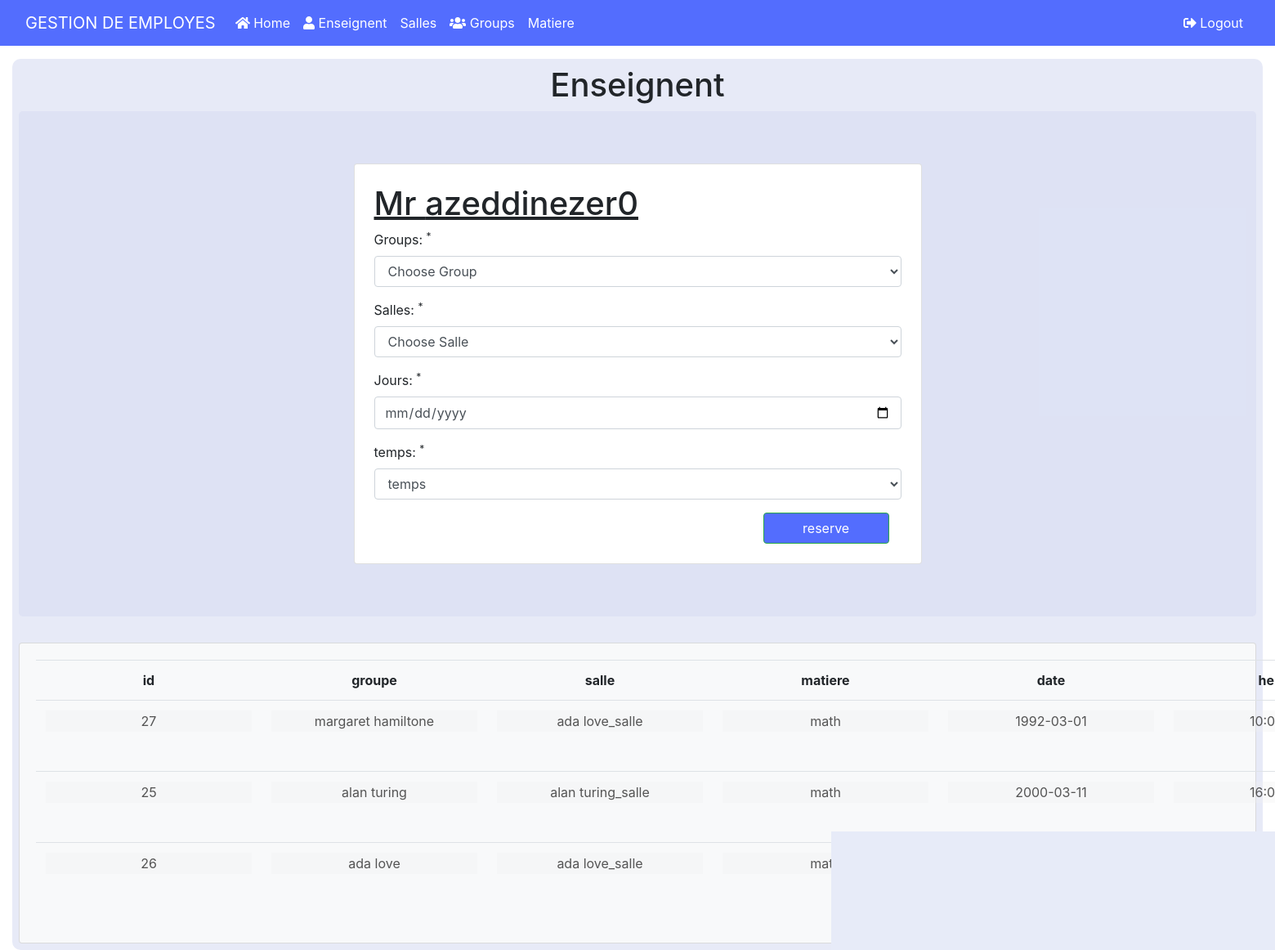
The page /Enseignents/Enseignent (signed in) on the database its author committed.
### tables this page shows
CREATE TABLE `users` (
  `id` int(11) NOT NULL,
  `name` varchar(50) NOT NULL,
  `email` varchar(255) NOT NULL,
  `password` varchar(100) NOT NULL,
  `role` int(11) NOT NULL,
  `id_matiere` int(11) NOT NULL
);

CREATE TABLE `suivi` (
  `id` int(11) NOT NULL,
  `date` date NOT NULL,
  `heure` time NOT NULL,
  `id_salle` int(11) NOT NULL,
  `id_groupe` int(11) NOT NULL,
  `id_user` int(11) NOT NULL,
  `id_matiere` int(11) NOT NULL
);

CREATE TABLE `groupe` (
  `id` int(11) NOT NULL,
  `groupe` text NOT NULL,
  `effectif` int(11) NOT NULL
);

CREATE TABLE `salle` (
  `id` int(11) NOT NULL,
  `salle` text NOT NULL,
  `capacite` int(11) NOT NULL
);

CREATE TABLE `matiere` (
  `id` int(11) NOT NULL,
  `matiere` text NOT NULL
);

### app/controllers/Enseignents.php (called while the page is built, shortened)
<?php
class Enseignents extends Controller
{
    public function __construct()
    {
        $this->ens = $this->model("Enseignent");
    }
    public function Enseignent()
    {
        $this->view("ens/Enseignent", $this->getGroups());
    }
    public function getGroups()
    {
        return $this->ens->getGroups();
    }
    public function UserName()
    {
        return $this->ens->userName($_SESSION['id']);
    }
    public function getSuivi()
    {
        return $this->ens->getSuivi();
    }
    public function getId_matiere()
    {
        return $this->ens->getId_matiere($_SESSION['id']);
    }
}

### app/libraries/Core.php (called while the page is built, shortened)
<?php
    class Core
    {
        protected $currentMethod = 'Index';
        public function __construct()
        {
            $url = $this->getUrl();
            if(!empty($url[0]) && file_exists('../app/controllers/' . ucwords($url[0]) . '.php'))
            {
                unset($url[0]);
            }
            $this->currentController = new $this->currentController;
            if(isset($url[1]))
            {
                if(method_exists($this->currentController,$url[1]))
                {
                    $this->currentMethod = $url[1];
                    unset($url[1]);
                }
            }
            $this->params = $url ? array_values($url) : [];
            call_user_func_array([$this->currentController,$this->currentMethod],$this->params);
        }
        public function getUrl()
        {
            if(isset($_GET['url']))
            {
                $url = rtrim($_GET['url'],'/');
                $url = filter_var($url, FILTER_SANITIZE_URL);
                $url = explode('/',$url);
                return $url;
            }
        }
    }
?>

### public/index.php (called while the page is built, shortened)
<?php
    $init = new Core();
?>

### app/libraries/Database.php (called while the page is built, shortened)
<?php
    class Database
    {
        private $host = DB_HOST;
        private $user = DB_USER;
        private $pass = DB_PASS;
        private $dbname = DB_NAME;
        private $dbh;
        private $stmt;
        public function __construct()
        {
            $dsn = 'mysql:host='.$this->host.';dbname='.$this->dbname;
            $options = array(
                PDO::ATTR_PERSISTENT => true,
                PDO::ATTR_ERRMODE => PDO::ERRMODE_EXCEPTION
            );
            try
            {
                $this->dbh = new PDO($dsn,$this->user,$this->pass,$options);
            }
            catch(PDOException $e)
            {
                $this->error = $e->getMessage();
                echo $this->error;
            }
        }
        public function query($sql)
        {
            $this->stmt = $this->dbh->prepare($sql);
        }
        public function execute()
        {
            return $this->stmt->execute();
        }
        public function resultSet()
        {
            $this->execute();
            return $this->stmt->fetchAll(PDO::FETCH_OBJ);
        }
        public function single()
        {
            $this->execute();
            return $this->stmt->fetch(PDO::FETCH_OBJ);
        }
    }
?>

### app/models/Enseignent.php (called while the page is built, shortened)
<?php
class   Enseignent
{
    public function __construct()
    {
        $this->db = new Database();
    }
    public function getGroups()
    {
        $this->db->query("SELECT * FROM groupe");
        $stm = $this->db->resultSet();
        return $stm;
    }
    public function getSalles()
    {
        $this->db->query("SELECT * FROM salle");
        $stm = $this->db->resultSet();
        return $stm;
    }
    public function userName($id){
        $this->db->query('SELECT name FROM users WHERE Id='.$id);
        $this->db->execute();
        return $this->db->single();
    }
    public function getId_matiere($id)
    {
        $this->db->query("SELECT id_matiere FROM users WHERE id = ". $id);
        $this->db->execute();
        return $this->db->single();
    }
    public function getSuivi()
    {
        $this->db->query("SELECT date,id_matiere,heure,suivi.id, salle.salle,groupe.groupe,matiere.matiere FROM suivi INNER JOIN salle ON salle.id = suivi.id_salle INNER JOIN groupe ON groupe.id = suivi.id_groupe INNER JOIN matiere ON matiere.id = suivi.id_matiere");
        return $this->db->resultSet();
    }
}
?>

### app/views/ens/Enseignent.php (the view, shortened to what this page needs)
<?php require_once APPROOT . '/views/inc/header.php' ?>
<div class="container-fluid p-2  " style="background-color:#d9def39e;height:100%;border-radius:10px">
<h1 class="text-center  mt-0">Enseignent</h1>
<div class="jumbotron" style="background-color:#d9def39e;">
    <div class="col-md-6 mx-auto">
        <div class="card card-body mt-0 p-4">
            <form action="http://localhost/brief5/Enseignents/insert" method="post">
                <h1 class="texet-center"><u>Mr <?php echo $this->UserName()->name;?></u></h1>
                <div class="form-group">
                    <label for="name">Groups: <sup>*</sup></label>
                    <select name="id_groupe" class="form-control form-control-lx">
                        <option selected>Choose Group</option>
                    </select>
                </div>
                <div class="form-group">
                    <label for="name">Salles: <sup>*</sup></label>
                    <select name="id_salle" class="form-control form-control-lx">
                        <option selected>Choose Salle</option>
                    </select>
                </div>
                <div class="form-group">
                    <label for="name">Jours: <sup>*</sup></label>
                    <input type="date" class="form-control" name="jour" id="">
                </div>
                <div class="form-group">
                    <label for="name">temps: <sup>*</sup></label>
                    <select name="heure" class="form-control form-control-lx">
                        <option selected>temps</option>
                    </select>
                </div>
                <div class="col  align-self-end">
                    <input class=" w-25 btn btn-success btn-block float-right" type="submit" value="reserve" name="reserve" style="background-color: #536DFE;">
                </div>
            </form>
        </div>
    </div>
</div>
<div class=" m-auto text-center">
  <div class="card card-body bg-light ">
      <table class="table">
        <tr>
          <th class="text-center">id</th>
          <th class="text-center">groupe</th>
          <th class="text-center">salle</th>
          <th class="text-center">matiere</th>
          <th class="text-center">date</th>
          <th class="text-center">heure</th>
        </tr>
      <?php  foreach($this->getSuivi() as $MyReservation):  ?>
     <?php if($this->getId_matiere()->id_matiere == $MyReservation->id_matiere ) : ?>
          <tr>
            <td>
              <input type="text" class="input1 text-center border-0" value="<?php echo $MyReservation->id ?>" name="ens_id_name"  >
            </td>
            <td>
              <input type="text" class="input1 text-center border-0" value="<?php echo $MyReservation->groupe?>" name="ens_groupe_name"  >
            </td>
            <td>
              <input type="text" class="input1 text-center border-0" value="<?php echo $MyReservation->salle  ?>" name="ens_salle_name"  >
            </td>
            <td>
              <input type="text" class="input1 text-center border-0" value="<?php echo $MyReservation->matiere ?>" name="ens_matiere_name"  >
            </td>
            <td>
              <input type="text" class="input1 text-center border-0" value="<?php echo $MyReservation->date  ?>" name="en_date_name"  >
            </td>
            <td>
              <input type="text" class="input1 text-center border-0" value="<?php echo $MyReservation->heure  ?>" name="ens_heure_name"  >
            </td>
          </tr>
    <?php endif;?>
          <?php endforeach; ?>
    </table>
  </div>
</div>
</div>
<?php require_once APPROOT . '/views/inc/footer.php' ?>

### app/libraries/Controller.php (shortened to what this page needs)
<?php
class Controller
{
    public function model($model)
    {
        return new $model;
    }
    public function view($view, $data = [])
    {
        if (file_exists('../app/views/' . $view . '.php')) {
                require_once '../app/views/' . $view . '.php';
        } else {
            die('View does not exist');
        }
    }
}

### app/views/inc/header.php (shortened to what this page needs)
<!DOCTYPE html>
<html lang="en">
<head>
    <link rel="stylesheet" href="https://maxcdn.bootstrapcdn.com/bootstrap/4.0.0-beta/css/bootstrap.min.css">
  <link href="https://maxcdn.bootstrapcdn.com/font-awesome/4.7.0/css/font-awesome.min.css" rel="stylesheet">
    <link rel="stylesheet" href="https://cdnjs.cloudflare.com/ajax/libs/font-awesome/5.15.3/css/all.min.css" />
    <link rel="stylesheet" href="<?php echo URLROOT?>/public/css/style.css">
</head>
<body>
<?php require APPROOT . '/views/inc/navbar.php'; ?>
  <div class="container-fluid">

### app/views/inc/navbar.php (shortened to what this page needs)
<nav class="navbar navbar-expand-lg navbar-dark  mb-3" style="background-color: #536DFE;">
  <div class="container-fluid">
      <a class="navbar-brand text-white" href="<?php echo URLROOT; ?>"><?php echo SITENAME; ?></a>
      <div class="collapse navbar-collapse" id="navbarsExampleDefault">
        <ul class="navbar-nav mr-auto">
          <li class="nav-item">
            <a class="nav-link text-white" href="<?php echo URLROOT; ?>"><i class="fas fa-home"></i>&nbsp;Home</a>
          </li>
          <?php if(isset($_SESSION['role'])): ?>
          <li class="nav-item">
            <a class="nav-link text-white" href="<?php echo URLROOT; ?>/Enseignents/Enseignent"><i class="fas fa-user"></i>&nbsp;Enseignent</a>
          </li>
          <?php endif;?>
          <?php if(isset($_SESSION['role']) && $_SESSION['role'] == 1):?>
          <li class="nav-item">
            <a class="nav-link text-white" href="<?php echo URLROOT; ?>/salles/salle">Salles</a>
          </li>
          <?php endif;?>
          <?php if(isset($_SESSION['role']) && $_SESSION['role'] == 1):?>
          <li class="nav-item">
            <a class="nav-link text-white" href="<?php echo URLROOT; ?>/Groups/group"><i class="fas fa-users"></i>&nbsp;Groups</a>
          </li>
          <?php endif;?>
          <?php if(isset($_SESSION['role']) && $_SESSION['role'] == 1):?>
          <li class="nav-item">
            <a class="nav-link text-white" href="<?php echo URLROOT; ?>/Matieres/matiere">Matiere</a>
          </li>
          <?php endif;?>
        </ul>
        <ul class="navbar-nav ml-auto">
          <?php if(isset($_SESSION['role'])):?>
          <li class="nav-item">
            <a class="nav-link text-white" href="<?php echo URLROOT; ?>/users/logout"><i class="fas fa-sign-out-alt"></i>&nbsp;Logout</a>
          </li>
          <?php endif;?>
        </ul>
      </div>
    </div>
  </nav>

### app/views/inc/footer.php (shortened to what this page needs)
</div>
</body>
</html>

### rows shown on the page
users: name "azeddinezer0"
suivi: ens_id_name "27", ens_groupe_name "margaret hamiltone", ens_salle_name "ada love_salle", ens_matiere_name "math", en_date_name "1992-03-01", ens_heure_name "10:00:00"
suivi: ens_id_name "25", ens_groupe_name "alan turing", ens_salle_name "alan turing_salle", ens_matiere_name "math", en_date_name "2000-03-11", ens_heure_name "16:00:00"
suivi: ens_id_name "26", ens_groupe_name "ada love", ens_salle_name "ada love_salle", ens_matiere_name "math", en_date_name "1998-05-31", ens_heure_name "14:00:00"

### other values the page prints
SITENAME "GESTION DE EMPLOYES"
